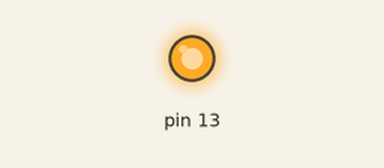
Simulated run of this sketch. Board: Arduino Uno, built with avr-gcc and run on an emulated ATmega328P. Parts: output pins drawn as LEDs (lit = HIGH). What the sketch prints to the serial monitor is not drawn.

Above: at 0.1 s.
At 10.1 s:
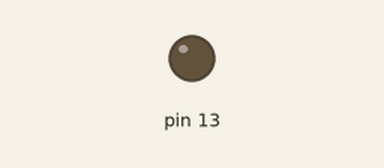
Timing chart, 0 to 11.6 s (numbered marks = the images above):
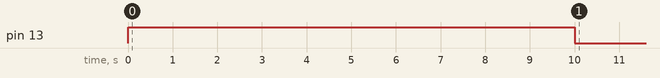

The sketch:

InBuiltLED-PORTB6thbit.ino
```cpp
//Program which sets PORTB's 6th pin (In build LED of Aurdiuno uno Rev board).
void setup() {
  // put your setup code here, to run once:
  Serial.begin(9600);//Set Baud Rate
  DDRB = DDRB|0X20; //Set Port B'S Data direction register's 6th bit as out put.
  Serial.print("Initial set up Done");

}

void loop() {
  // put your main code here, to run repeatedly:
  PORTB = 0x20; //Blink led for 10000 milliseconds and then off Inbuild Led.
  Serial.println(PORTB);
  delay(10000);
  while(1){
    PORTB= 0x00;
    Serial.println(PORTB);
  }
}
```

Measured:
- by itself, pin 13: LOW → HIGH at 0.00 s, → LOW 10.0 s later
